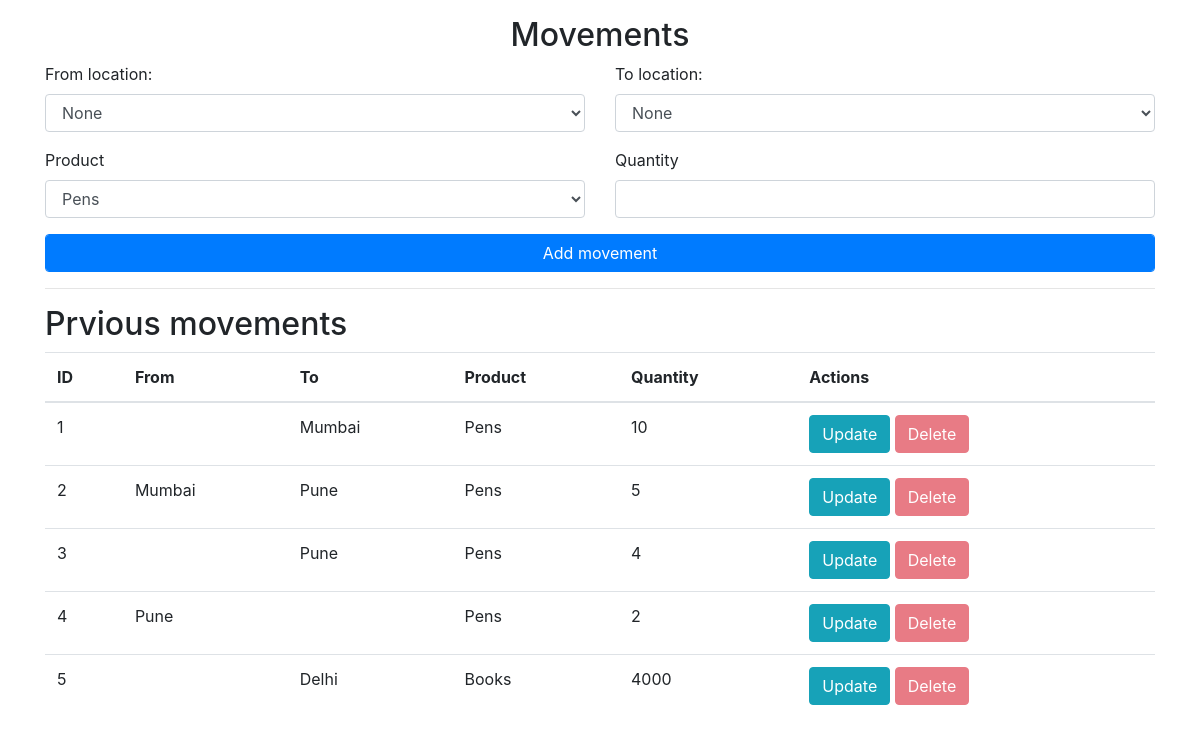
/movements, run on the app's committed database.
### app.py (models this page shows, shortened)
class Movement(db.Model):
    movement_id= db.Column(db.Integer,primary_key=True)
    product_id= db.Column(db.Integer,db.ForeignKey('product.id'))
    product = db.relationship("Product")
    to_location_id = db.Column(db.Integer,db.ForeignKey('location.id'))
    to_location =   db.relationship("Location",primaryjoin=to_location_id==Location.id)
    from_location_id = db.Column(db.Integer,db.ForeignKey('location.id'))
    from_location = db.relationship("Location",primaryjoin=from_location_id==Location.id)
    quantity = db.Column(db.Integer)

class Location(db.Model):
    __tablename__ = 'location'
    id = db.Column(db.Integer,primary_key=True)
    name= db.Column(db.String(50))

class Product(db.Model):
    __tablename__ = 'product'
    id = db.Column(db.Integer,primary_key=True)
    name = db.Column(db.String(50),nullable=False)

### app.py (the view, shortened to what this page needs)
@app.route('/movements',methods=["GET","POST"])
def movements():
    if request.method == "GET":
        products = Product.query.all()
        locations = Location.query.all()
        movements = Movement.query.all()
        return render_template('movements.html',products=products,locations=locations,movements=movements)

### templates/movements.html (shortened to what this page needs)
{% extends 'base.html' %}
{% block body %}
<div class="container">
    <h2 class="text-center mt-3">
        Movements
    </h2>
    <form action="/movements" method="post">
        <div class="row">
            <div class="form-group col">
                <label for="from-location">From location:</label>
                <select name="from-location" id="from-location" class="form-control">
                    <option value="none">None</option>
                </select>
            </div>
            <div class="form-group col">
                <label for="to-location">To location:</label>
                <select name="to-location" id="to-location" class="form-control">
                    <option value="none">None</option>
                </select>
            </div>
        </div>
        <div class="row">
            <div class="form-group col">
                <label for="product">Product</label>
                <select name="product" id="product" class="form-control">
                    {% for product in products %}
                    <option value="{{ product.id }}">{{product.name}}</option>
                    {% endfor %}
                </select>
            </div>
            <div class="form-group col">
                <label for="quantity">Quantity</label>
                <input type="number" name="quantity" id="quantity" class="form-control" min="1">
            </div>
        </div>
        <input type="submit" value="Add movement" class="form-control btn btn-primary">
    </form>
    {% if movements|length < 1%}
    <h4>No movements yet</h4>
    {% else %}
    <hr>
    <h2>
        Prvious movements
    </h2>
    <table class="table">
        <thead>
            <th>ID</th>
            <th>From</th>
            <th>To</th>
            <th>Product</th>
            <th>Quantity</th>
            <th>Actions</th>
        </thead>
        {% for movement in movements %}
        <tr>
            <td>{{movement.movement_id}}</td>
            <td>{{movement.from_location.name}}</td>
            <td>{{movement.to_location.name}}</td>
            <td>{{movement.product.name}}</td>
            <td>{{movement.quantity}}</td>
            <td>
                <a href="/movements/{{movement.movement_id}}/update" class="btn btn-info">Update</a>
                <a href="" class="btn btn-danger disabled">Delete</a>
            </td>
        </tr>
        {% endfor %}
    </table>
    {% endif %}
</div>
{%endblock%}

### templates/base.html (shortened to what this page needs)
<!DOCTYPE html>
<html lang="en">
<head>
    <link href="https://stackpath.bootstrapcdn.com/bootstrap/4.3.1/css/bootstrap.min.css" rel="stylesheet">
</head>
<body>
    {% block body %} {% endblock %}
</body>
</html>

### data on the page
Movement: movement_id "1", to_location.name "Mumbai", product.name "Pens", quantity "10"
Movement: movement_id "2", from_location.name "Mumbai", to_location.name "Pune", product.name "Pens", quantity "5"
Movement: movement_id "3", to_location.name "Pune", product.name "Pens", quantity "4"
Movement: movement_id "4", from_location.name "Pune", product.name "Pens", quantity "2"
Movement: movement_id "5", to_location.name "Delhi", product.name "Books", quantity "4000"

### other printed values
form field product "Pens"
